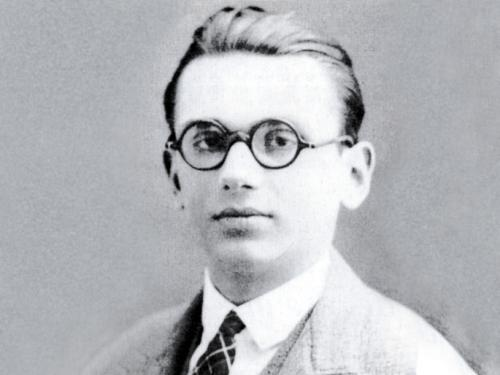
#> input picture picture/godel.jpg, 500 x 375 px, found by its file name
$ jupyter execute --allow-errors Untitled.ipynb
#> lines starting #> are read from the running program, lines starting #| are printed output that depends on the picture
[cell 1]
from skimage import io, data
import numpy as np
from matplotlib import pyplot as plt

[cell 2]
image_dir = '/home/prasojo/belajar/belajar_python/BelajarData/picture/godel.jpg'
my_image = io.imread(image_dir)
#> my_image is the input picture: shape (375, 500, 3); mean R, G, B 181.3, 183.1, 187.1
plt.imshow(my_image)

[cell 3]
random_image = np.random.random((200,200,3))
plt.imshow(random_image)
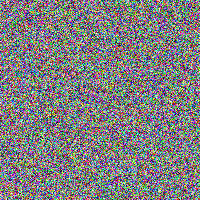
#> shown: shape (200, 200, 3) float64; mean R, G, B 0.501, 0.497, 0.503

[cell 4]
image2 = random_image * 255
image2 = np.int64(image2)
plt.imshow(image2)

[cell 5]
print(random_image.shape)
#> (the rest of this cell did not finish here and is left out)

[cell 6]
image3 = np.int64(image2 * 0.5)
plt.imshow(image3)
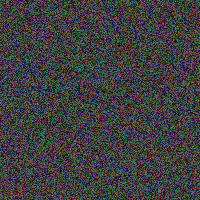
#> shown: shape (200, 200, 3); mean R, G, B 63.3, 62.9, 63.6

[cell 7]
plt.imshow(data.retina())
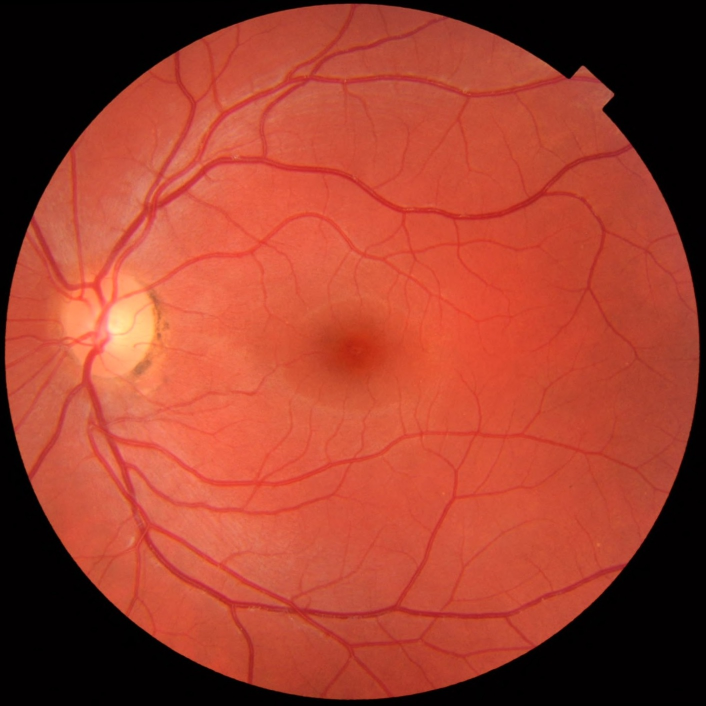
#> input picture skimage.data.retina(), 1411 x 1411 px (shown at 1/2 size)
